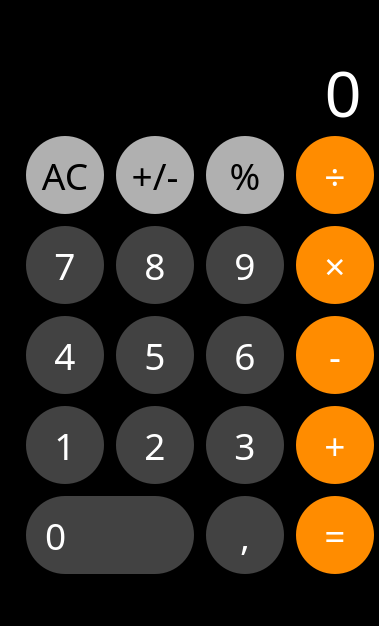
<?xml version="1.0" encoding="UTF-8"?>
<ui version="4.0">
 <class>MainWindow</class>
 <widget class="QMainWindow" name="MainWindow">
  <property name="geometry">
   <rect>
    <x>0</x>
    <y>0</y>
    <width>379</width>
    <height>626</height>
   </rect>
  </property>
  <property name="windowTitle">
   <string>Calculadora Iphone</string>
  </property>
  <property name="windowIcon">
   <iconset>
    <normaloff>calculator.ico</normaloff>calculator.ico</iconset>
  </property>
  <property name="styleSheet">
   <string notr="true">#MainWindow{
	background-color: rgb(0, 0, 0);
}


.QPushButton{
	background-color: rgb(66, 66, 66);
	border-radius:39%;
	margin: 6px;
	font-size: 37px;
	font-family: Lucida Sans; 
	color: rgb(255,255,255);
	text-align: center;
}

#btnLimpar, #btnPosNeg, #btnPorcentagem{
	background-color: rgb(176, 176, 176);
	color: rgb(0, 0, 0);
	text-align: center;
	
}

#btnDivisao, #btnMultiplicacao, #btnSubtracao, #btnSoma, #btnTotal{
	background-color: rgb(255,140,0);
	color: rgb(255,255,255);
	text-align: center;
}
</string>
  </property>
  <widget class="QWidget" name="centralwidget">
   <widget class="QPushButton" name="btnLimpar">
    <property name="geometry">
     <rect>
      <x>20</x>
      <y>130</y>
      <width>90</width>
      <height>90</height>
     </rect>
    </property>
    <property name="styleSheet">
     <string notr="true"/>
    </property>
    <property name="text">
     <string>AC</string>
    </property>
    <property name="shortcut">
     <string>Del</string>
    </property>
   </widget>
   <widget class="QPushButton" name="btnPosNeg">
    <property name="geometry">
     <rect>
      <x>110</x>
      <y>130</y>
      <width>90</width>
      <height>90</height>
     </rect>
    </property>
    <property name="text">
     <string>+/-</string>
    </property>
    <property name="shortcut">
     <string/>
    </property>
   </widget>
   <widget class="QPushButton" name="btnPorcentagem">
    <property name="geometry">
     <rect>
      <x>200</x>
      <y>130</y>
      <width>90</width>
      <height>90</height>
     </rect>
    </property>
    <property name="text">
     <string>%</string>
    </property>
    <property name="shortcut">
     <string>%</string>
    </property>
   </widget>
   <widget class="QPushButton" name="btnMultiplicacao">
    <property name="geometry">
     <rect>
      <x>290</x>
      <y>220</y>
      <width>90</width>
      <height>90</height>
     </rect>
    </property>
    <property name="text">
     <string>×</string>
    </property>
    <property name="shortcut">
     <string>*</string>
    </property>
   </widget>
   <widget class="QPushButton" name="num_3">
    <property name="geometry">
     <rect>
      <x>200</x>
      <y>400</y>
      <width>90</width>
      <height>90</height>
     </rect>
    </property>
    <property name="text">
     <string>3</string>
    </property>
    <property name="shortcut">
     <string>3</string>
    </property>
   </widget>
   <widget class="QPushButton" name="num_2">
    <property name="geometry">
     <rect>
      <x>110</x>
      <y>400</y>
      <width>90</width>
      <height>90</height>
     </rect>
    </property>
    <property name="text">
     <string>2</string>
    </property>
    <property name="shortcut">
     <string>2</string>
    </property>
   </widget>
   <widget class="QPushButton" name="num_1">
    <property name="geometry">
     <rect>
      <x>20</x>
      <y>400</y>
      <width>90</width>
      <height>90</height>
     </rect>
    </property>
    <property name="text">
     <string>1</string>
    </property>
    <property name="shortcut">
     <string>1</string>
    </property>
   </widget>
   <widget class="QPushButton" name="btnDivisao">
    <property name="geometry">
     <rect>
      <x>290</x>
      <y>130</y>
      <width>90</width>
      <height>90</height>
     </rect>
    </property>
    <property name="text">
     <string>÷</string>
    </property>
    <property name="shortcut">
     <string>/</string>
    </property>
   </widget>
   <widget class="QPushButton" name="num_4">
    <property name="geometry">
     <rect>
      <x>20</x>
      <y>310</y>
      <width>90</width>
      <height>90</height>
     </rect>
    </property>
    <property name="text">
     <string>4</string>
    </property>
    <property name="shortcut">
     <string>4</string>
    </property>
   </widget>
   <widget class="QPushButton" name="btnVirgula">
    <property name="geometry">
     <rect>
      <x>200</x>
      <y>490</y>
      <width>90</width>
      <height>90</height>
     </rect>
    </property>
    <property name="text">
     <string>,</string>
    </property>
    <property name="shortcut">
     <string>,</string>
    </property>
   </widget>
   <widget class="QPushButton" name="btnTotal">
    <property name="geometry">
     <rect>
      <x>290</x>
      <y>490</y>
      <width>90</width>
      <height>90</height>
     </rect>
    </property>
    <property name="text">
     <string>=</string>
    </property>
    <property name="shortcut">
     <string>Enter</string>
    </property>
    <property name="checkable">
     <bool>false</bool>
    </property>
   </widget>
   <widget class="QPushButton" name="btnSoma">
    <property name="geometry">
     <rect>
      <x>290</x>
      <y>400</y>
      <width>90</width>
      <height>90</height>
     </rect>
    </property>
    <property name="text">
     <string>+</string>
    </property>
    <property name="shortcut">
     <string>+</string>
    </property>
   </widget>
   <widget class="QPushButton" name="num_9">
    <property name="geometry">
     <rect>
      <x>200</x>
      <y>220</y>
      <width>90</width>
      <height>90</height>
     </rect>
    </property>
    <property name="text">
     <string>9</string>
    </property>
    <property name="shortcut">
     <string>9</string>
    </property>
   </widget>
   <widget class="QPushButton" name="num_8">
    <property name="geometry">
     <rect>
      <x>110</x>
      <y>220</y>
      <width>90</width>
      <height>90</height>
     </rect>
    </property>
    <property name="text">
     <string>8</string>
    </property>
    <property name="shortcut">
     <string>8</string>
    </property>
   </widget>
   <widget class="QPushButton" name="num_7">
    <property name="geometry">
     <rect>
      <x>20</x>
      <y>220</y>
      <width>90</width>
      <height>90</height>
     </rect>
    </property>
    <property name="text">
     <string>7</string>
    </property>
    <property name="shortcut">
     <string>7</string>
    </property>
   </widget>
   <widget class="QPushButton" name="btnSubtracao">
    <property name="geometry">
     <rect>
      <x>290</x>
      <y>310</y>
      <width>90</width>
      <height>90</height>
     </rect>
    </property>
    <property name="text">
     <string>-</string>
    </property>
    <property name="shortcut">
     <string>-</string>
    </property>
   </widget>
   <widget class="QPushButton" name="num_6">
    <property name="geometry">
     <rect>
      <x>200</x>
      <y>310</y>
      <width>90</width>
      <height>90</height>
     </rect>
    </property>
    <property name="text">
     <string>6</string>
    </property>
    <property name="shortcut">
     <string>6</string>
    </property>
   </widget>
   <widget class="QPushButton" name="num_5">
    <property name="geometry">
     <rect>
      <x>110</x>
      <y>310</y>
      <width>90</width>
      <height>90</height>
     </rect>
    </property>
    <property name="text">
     <string>5</string>
    </property>
    <property name="shortcut">
     <string>5</string>
    </property>
   </widget>
   <widget class="QPushButton" name="num_0">
    <property name="geometry">
     <rect>
      <x>20</x>
      <y>490</y>
      <width>180</width>
      <height>90</height>
     </rect>
    </property>
    <property name="styleSheet">
     <string notr="true">text-align: left;
</string>
    </property>
    <property name="text">
     <string>  0</string>
    </property>
    <property name="shortcut">
     <string>0</string>
    </property>
   </widget>
   <widget class="QLabel" name="btnTela">
    <property name="geometry">
     <rect>
      <x>20</x>
      <y>10</y>
      <width>341</width>
      <height>121</height>
     </rect>
    </property>
    <property name="font">
     <font>
      <family>Arial</family>
      <pointsize>48</pointsize>
      <weight>50</weight>
      <bold>false</bold>
     </font>
    </property>
    <property name="styleSheet">
     <string notr="true">color:rgb(255,255,255);</string>
    </property>
    <property name="text">
     <string>0</string>
    </property>
    <property name="alignment">
     <set>Qt::AlignBottom|Qt::AlignRight|Qt::AlignTrailing</set>
    </property>
   </widget>
  </widget>
  <widget class="QMenuBar" name="menubar">
   <property name="geometry">
    <rect>
     <x>0</x>
     <y>0</y>
     <width>379</width>
     <height>21</height>
    </rect>
   </property>
  </widget>
 </widget>
 <resources/>
 <connections/>
</ui>
